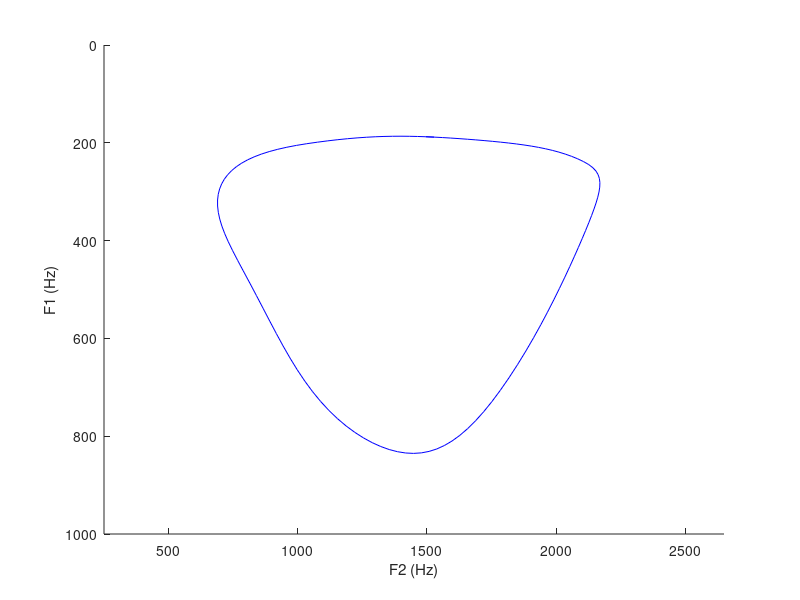

The MATLAB source for this figure: (Note: this script raises an error after producing the figure.)
% simulation of the DRM
% Makes the Figure 3
% F. Berthommier 11/24/2021

function simuDRM

load simuDRM.mat

no_vibration=1; % Lossless
n=120; % adapted to the DRM cut
pas=1/n; 
x=pas/2:pas:1-(pas/2); 
v1=cos(pi*x); 
v2=cos(3*pi*x); 
L=17.5; % Length in cm
rho=1;
% Parameters of Table II
if 0
Omega=[1 1 1 1]; 
Psi2=[atan(2*sin(pi/3)/3) atan(-4*sin(pi/3)/3) atan(-4*sin(pi/3)/3) atan(2*sin(pi/3)/3)]; 
Psi1=[2 1 -1 -2]./cos(Psi2);
else % Let's try the transformation function
    ijk=[3 -1 1
        0.5 0 2.5
        2-[0.5 0 2.5]
        2-[3 -1 1]];
    [Omega, Psi1, Psi2]=ijk2psi(ijk); 
end;

% Load of your own transmission line model with [length,area]
% [f1b, f2b]=TLM([ones(n,1).*L./n,ones(n,1)], no_vibration); % neutral tube

pastheta=pi/60; 
theta=0:pastheta:2*pi+pastheta;
indthetab=[1 21 31 41 61 81 91  101]; % Characteristic vowels

for k=1:length(theta)
disp(k)
% Coordination function
Pval = Omega + rho.*Psi1.*cos(Psi2-theta(k));
% Makes a large ntube
P=[Pval(1).*ones(1,n/6) Pval(2).*ones(1,n/3) Pval(3).*ones(1,n/3) Pval(4).*ones(1,n/6)];

a1(k)=2*sum(expif(P).*v1)./n;
a2(k)=2*sum(expif(P).*v2)./n;

a10(k)=2*sum(P.*v1)./n;
a20(k)=2*sum(P.*v2)./n;

    f1est(k)=f1b - f1b*((a1(k)/2) + (a2(k)/2)^2);  
    f2est(k)=f2b - f2b*a2(k)/2;
    f1est0(k)=f1b - f1b*a1(k)/2;
    f2est0(k)=f2b - f2b*a2(k)/2;
    f1est1(k)=f1b - f1b*a10(k)/2;
    f2est1(k)=f2b - f2b*a20(k)/2;
    % Load of your own transmission line model with [length,area]
    % [f1(k), f2(k)]=TLM([ones(n,1).*L./n,expif(P)'], no_vibration);
end;

figure(1)
axis([250 2650 0 1000]);  axis ij
xlabel('F2 (Hz)')
ylabel('F1 (Hz)')
hold on
plot(f2,f1, 'b'); plot(f2(indthetab),f1(indthetab), 'bO'); % C2
plot(f2est,f1est, 'c'); plot(f2est(indthetab),f1est(indthetab), 'cO'); % "est"
plot(f2est0,f1est0, 'g'); plot(f2est0(indthetab),f1est0(indthetab), 'gO'); % SE1
plot(f2est1,f1est1, 'g'); plot(f2est1(indthetab),f1est1(indthetab), 'gO'); % SE2

plot(f2b,f1b,'bO');
text(f2b-150,f1b-50,'(f1n,f2n)');
return

%%%% Transformation function used optionally 
function [om, psi1, psi2]=ijk2psi(ijk)
[a, b]=size(ijk);
co=zeros(a,b);
phase=[pi/3 pi 5*pi/3];
for k=1:a 
    om(k)=mean(ijk(k,:));
    P1=(ijk(k,1)-ijk(k,3))*sin(pi/3); P2=0.5*(ijk(k,1)+ijk(k,3))-ijk(k,2);
    psi2(k)=atan(P1/P2);
    ind=find(ijk(k,:)-om(k)); % first non zero element within i,j,k
    psi1(k)=(ijk(k,ind(1))-om(k))/cos(psi2(k)-phase(ind(1)));
end;

function vecout=expif(vecin)
vecout=(vecin < 1).*exp(vecin-1)+(vecin >=1).*vecin;
